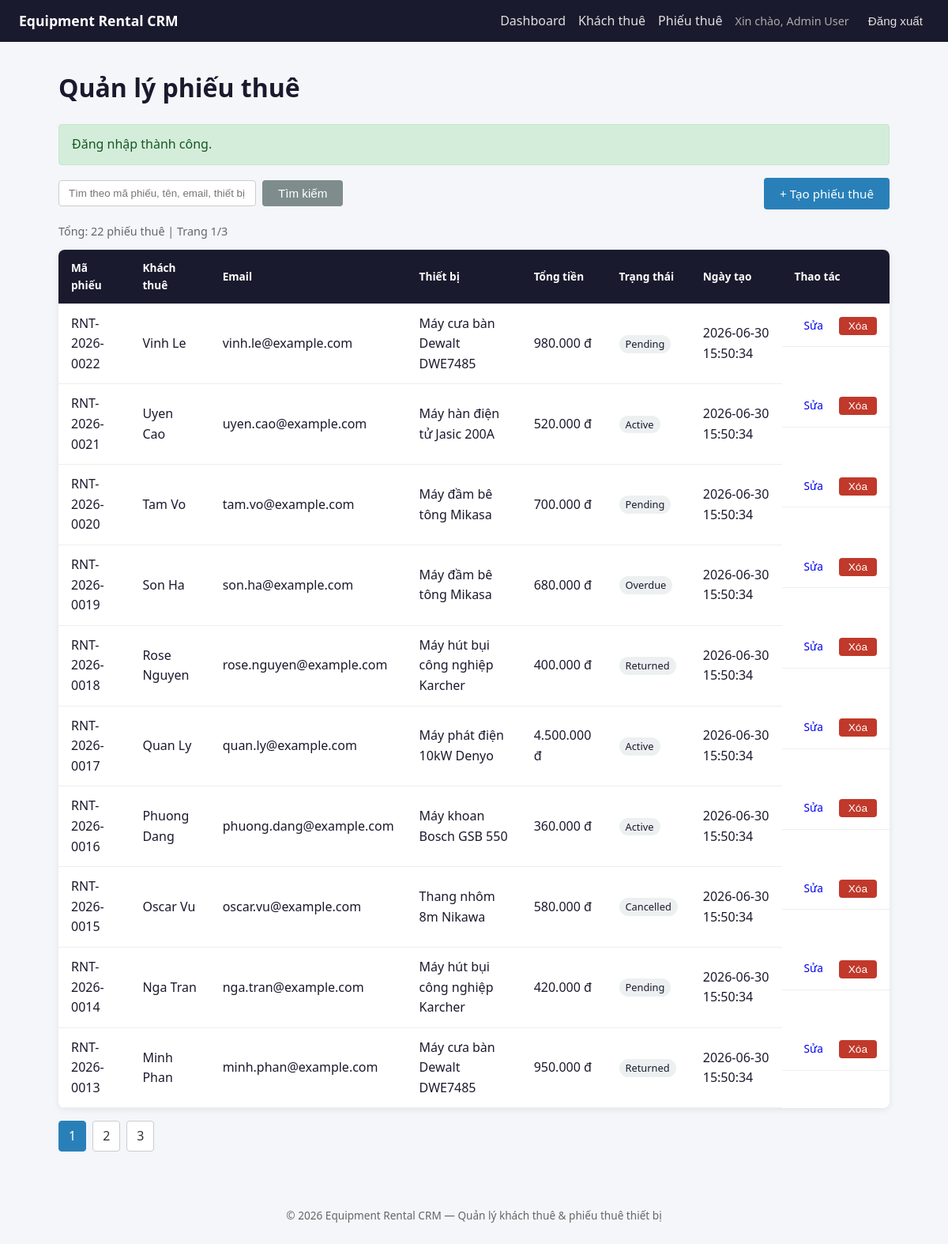
Page /rentals (signed in) on the earlier database version.
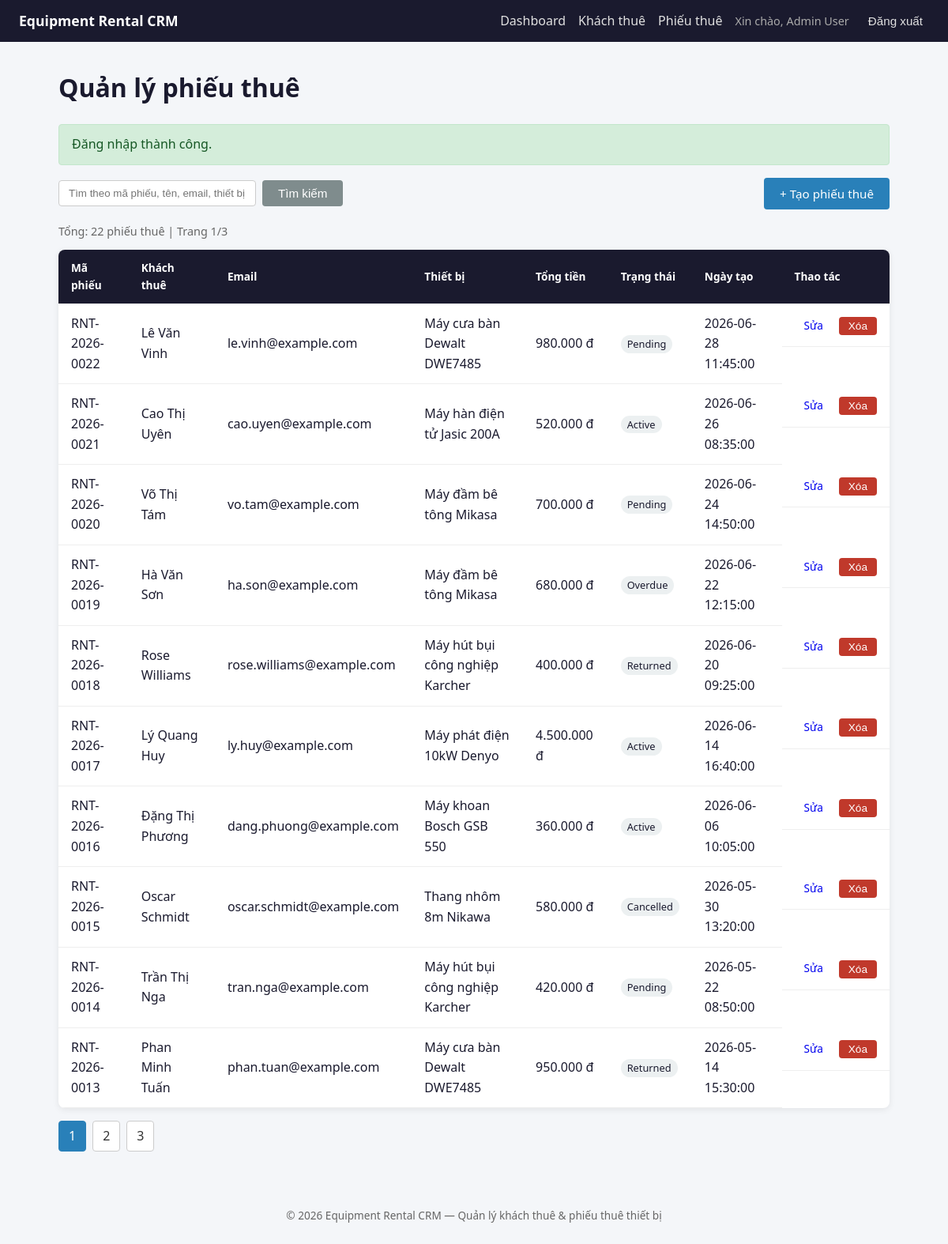
Same page on the later database version.
### tables this page shows
CREATE TABLE rentals (
    id INT AUTO_INCREMENT PRIMARY KEY,
    rental_code VARCHAR(50) NOT NULL,
    renter_name VARCHAR(100) NOT NULL,
    renter_email VARCHAR(150),
    equipment_name VARCHAR(150) NOT NULL,
    total_amount DECIMAL(12, 2) NOT NULL DEFAULT 0,
    status ENUM('pending', 'active', 'returned', 'overdue', 'cancelled') NOT NULL DEFAULT 'pending',
    created_at DATETIME NOT NULL DEFAULT CURRENT_TIMESTAMP,
    updated_at DATETIME NULL,
    UNIQUE KEY unique_rental_code (rental_code),
    INDEX idx_rentals_created_at (created_at),
    INDEX idx_rentals_status_created_at (status, created_at),
    INDEX idx_rentals_renter_email (renter_email)
);

### app/Core/helpers.php (called while the page is built, shortened)
<?php
function e(string $value): string
{
    return htmlspecialchars($value, ENT_QUOTES, 'UTF-8');
}
function render(string $view, array $data = [], string $layout = 'layouts/main'): void
{
    extract($data);
    require __DIR__ . '/../Views/' . $view . '.php';
}

### app/Controllers/RentalController.php (called while the page is built, shortened)
<?php
class RentalController
{
    public function index(): void
    {
        $data = $this->service->getRentalList($_GET);
        render('rentals/index', ['title' => 'Quản lý phiếu thuê'] + $data);
    }
}

### app/Core/Router.php (called while the page is built, shortened)
<?php
class Router
{
    private array $routes = ['GET' => [], 'POST' => []];
    public function get(string $path, array $handler): void
    {
        $this->routes['GET'][$path] = $handler;
    }
    public function post(string $path, array $handler): void
    {
        $this->routes['POST'][$path] = $handler;
    }
    public function dispatch(string $method, string $path, array $container): void
    {
        [$class, $action] = $this->routes[$method][$path];
        $container[$class]->$action();
    }
}

### public/index.php (called while the page is built, shortened)
<?php
$basePath = dirname(__DIR__);
require_once $basePath . '/app/Core/Router.php';
require_once $basePath . '/app/Core/helpers.php';
try {
    $dbConfig = require $basePath . '/config/database.php';
    $pdo = Database::connect($dbConfig);
} catch (Throwable $e) {
    log_error('Database connection failed: ' . $e->getMessage());
    http_response_code(500);
    if (app_config('debug', false)) {
        echo '<h1>Database Connection Error</h1>';
        echo '<p>' . e($e->getMessage()) . '</p>';
    } else {
        echo '<h1>Database Connection Error</h1>';
        echo '<p>Không thể kết nối cơ sở dữ liệu. Vui lòng kiểm tra cấu hình.</p>';
    }
    exit;
}
$userRepository = new UserRepository($pdo);
$renterRepository = new RenterRepository($pdo);
$rentalRepository = new RentalRepository($pdo);
$authService = new AuthService($userRepository);
$renterService = new RenterService($renterRepository);
$rentalService = new RentalService($rentalRepository);
$publicRenterService = new PublicRenterService($renterRepository);
$container = [
    HomeController::class => new HomeController(),
    AuthController::class => new AuthController($authService),
    DashboardController::class => new DashboardController($renterRepository, $rentalService),
    PublicRenterController::class => new PublicRenterController($publicRenterService),
    RenterController::class => new RenterController($renterService, $renterRepository),
    RentalController::class => new RentalController($rentalService, $rentalRepository),
    HealthController::class => new HealthController($pdo),
];
$router = new Router();
$router->get('/', [HomeController::class, 'index']);
$router->get('/login', [AuthController::class, 'login']);
$router->post('/login', [AuthController::class, 'handleLogin']);
$router->post('/logout', [AuthController::class, 'logout']);
$router->get('/dashboard', [DashboardController::class, 'index']);
$router->get('/public-renters/create', [PublicRenterController::class, 'create']);
$router->post('/public-renters', [PublicRenterController::class, 'store']);
$router->get('/renters', [RenterController::class, 'index']);
$router->get('/renters/create', [RenterController::class, 'create']);
$router->post('/renters/store', [RenterController::class, 'store']);
$router->get('/renters/edit', [RenterController::class, 'edit']);
$router->post('/renters/update', [RenterController::class, 'update']);
$router->post('/renters/delete', [RenterController::class, 'delete']);
$router->get('/rentals', [RentalController::class, 'index']);
$router->get('/rentals/create', [RentalController::class, 'create']);
$router->post('/rentals/store', [RentalController::class, 'store']);
$router->get('/rentals/edit', [RentalController::class, 'edit']);
$router->post('/rentals/update', [RentalController::class, 'update']);
$router->post('/rentals/delete', [RentalController::class, 'delete']);
$router->get('/health', [HealthController::class, 'index']);
$method = $_SERVER['REQUEST_METHOD'] ?? 'GET';
$path = parse_url($_SERVER['REQUEST_URI'] ?? '/', PHP_URL_PATH) ?: '/';
$router->dispatch($method, $path, $container);

### app/Repositories/RentalRepository.php (called while the page is built, shortened)
<?php
class RentalRepository
{
    public function countAll(string $keyword = ''): int
    {
        $sql = 'SELECT COUNT(*) AS total FROM rentals';
        $params = [];
        $stmt = $this->db->prepare($sql);
        $stmt->execute($params);
        return (int) ($stmt->fetch()['total'] ?? 0);
    }
    public function getPaginated(string $keyword, int $limit, int $offset, string $sort, string $direction): array
    {
        $sortColumn = in_array($sort, self::SORTABLE, true) ? $sort : 'created_at';
        $sortDirection = $direction === 'asc' ? 'ASC' : 'DESC';
        $sql = 'SELECT id, rental_code, renter_name, renter_email, equipment_name, total_amount, status, created_at
                FROM rentals';
        $params = [];
        $sql .= " ORDER BY {$sortColumn} {$sortDirection}, id DESC LIMIT :limit OFFSET :offset";
        $stmt = $this->db->prepare($sql);
        $stmt->bindValue(':limit', $limit, PDO::PARAM_INT);
        $stmt->bindValue(':offset', $offset, PDO::PARAM_INT);
        $stmt->execute();
        return $stmt->fetchAll();
    }
}

### app/Services/RentalService.php (called while the page is built, shortened)
<?php
class RentalService
{
    public function getRentalList(array $query): array
    {
        $keyword = trim($query['q'] ?? '');
        $page = max(1, (int) ($query['page'] ?? 1));
        $perPage = 10;
        $sort = trim($query['sort'] ?? 'created_at');
        $direction = strtolower(trim($query['direction'] ?? 'desc'));
        $totalItems = $this->repo->countAll($keyword);
        $totalPages = max(1, (int) ceil($totalItems / $perPage));
        $page = min($page, $totalPages);
        $offset = ($page - 1) * $perPage;
        return [
            'rentals' => $this->repo->getPaginated($keyword, $perPage, $offset, $sort, $direction),
            'keyword' => $keyword,
            'page' => $page,
            'totalPages' => $totalPages,
            'totalItems' => $totalItems,
            'sort' => $sort,
            'direction' => $direction,
        ];
    }
}

### app/Views/rentals/index.php (the view, shortened to what the changed rows need)
<h1><?= e($title) ?></h1>
<table class="data-table">
    <thead>
        <tr>
            <th><a href="?q=<?= e($keyword ?? '') ?>&sort=rental_code&direction=asc">Mã phiếu</a></th>
            <th><a href="?q=<?= e($keyword ?? '') ?>&sort=renter_name&direction=asc">Khách thuê</a></th>
            <th>Email</th>
            <th>Thiết bị</th>
            <th><a href="?q=<?= e($keyword ?? '') ?>&sort=total_amount&direction=desc">Tổng tiền</a></th>
            <th><a href="?q=<?= e($keyword ?? '') ?>&sort=status&direction=asc">Trạng thái</a></th>
            <th><a href="?q=<?= e($keyword ?? '') ?>&sort=created_at&direction=desc">Ngày tạo</a></th>
            <th>Thao tác</th>
        </tr>
    </thead>
    <tbody>
        <?php if (empty($rentals)): ?>
            <tr>
                <td colspan="8" class="empty">Không có dữ liệu.</td>
            </tr>
        <?php else: ?>
            <?php foreach ($rentals as $rental): ?>
                <tr>
                    <td><?= e($rental['rental_code']) ?></td>
                    <td><?= e($rental['renter_name']) ?></td>
                    <td><?= e($rental['renter_email'] ?? '') ?></td>
                    <td><?= e($rental['equipment_name']) ?></td>
                    <td><?= e(number_format((float) $rental['total_amount'], 0, ',', '.')) ?> đ</td>
                    <td><span class="badge"><?= e($rental['status']) ?></span></td>
                    <td><?= e($rental['created_at']) ?></td>
                    <td class="actions">
                        <a href="/rentals/edit?id=<?= e((string) $rental['id']) ?>" class="btn btn-sm">Sửa</a>
                        <form method="POST" action="/rentals/delete" class="inline-form" onsubmit="return confirm('Xóa phiếu thuê này?');">
                            <button type="submit" class="btn btn-sm btn-danger">Xóa</button>
                        </form>
                    </td>
                </tr>
            <?php endforeach; ?>
        <?php endif; ?>
    </tbody>
</table>

Differences in the rows shown:
changed rentals: renter_name "Vinh Le" → "Lê Văn Vinh"; renter_email "vinh.le@example.com" → "le.vinh@example.com"; created_at "2026-06-30 15:50:34" → "2026-06-28 11:45:00"
changed rentals "Máy hàn điện tử Jasic 200A": renter_name "Uyen Cao" → "Cao Thị Uyên"; renter_email "uyen.cao@example.com" → "cao.uyen@example.com"; created_at "2026-06-30 15:50:34" → "2026-06-26 08:35:00"
changed rentals: renter_name "Tam Vo" → "Võ Thị Tám"; renter_email "tam.vo@example.com" → "vo.tam@example.com"; created_at "2026-06-30 15:50:34" → "2026-06-24 14:50:00"
changed rentals "Overdue": renter_name "Son Ha" → "Hà Văn Sơn"; renter_email "son.ha@example.com" → "ha.son@example.com"; created_at "2026-06-30 15:50:34" → "2026-06-22 12:15:00"
changed rentals: renter_name "Rose Nguyen" → "Rose Williams"; renter_email "rose.nguyen@example.com" → "rose.williams@example.com"; created_at "2026-06-30 15:50:34" → "2026-06-20 09:25:00"
changed rentals "Máy phát điện 10kW Denyo": renter_name "Quan Ly" → "Lý Quang Huy"; renter_email "quan.ly@example.com" → "ly.huy@example.com"; created_at "2026-06-30 15:50:34" → "2026-06-14 16:40:00"
changed rentals "Máy khoan Bosch GSB 550": renter_name "Phuong Dang" → "Đặng Thị Phương"; renter_email "phuong.dang@example.com" → "dang.phuong@example.com"; created_at "2026-06-30 15:50:34" → "2026-06-06 10:05:00"
changed rentals "Thang nhôm 8m Nikawa": renter_name "Oscar Vu" → "Oscar Schmidt"; renter_email "oscar.vu@example.com" → "oscar.schmidt@example.com"; created_at "2026-06-30 15:50:34" → "2026-05-30 13:20:00"
changed rentals: renter_name "Nga Tran" → "Trần Thị Nga"; renter_email "nga.tran@example.com" → "tran.nga@example.com"; created_at "2026-06-30 15:50:34" → "2026-05-22 08:50:00"
changed rentals: renter_name "Minh Phan" → "Phan Minh Tuấn"; renter_email "minh.phan@example.com" → "phan.tuan@example.com"; created_at "2026-06-30 15:50:34" → "2026-05-14 15:30:00"
